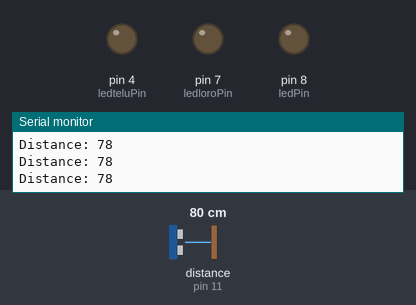
The sketch below on a simulated Arduino Uno, built with avr-gcc and run on an emulated ATmega328P. On the bench: output pins drawn as LEDs (lit = HIGH), the last lines printed to the serial monitor. Wiring (inferred from the names in the program): ultrasonic range finder: trigger pin 12; echo pin 11. The test bench sets the inputs (shaded band); at power-on: distance to the obstacle (sensor on pin 11) 80 cm. The echo pulse lasts 58.3 µs per cm; pins used as bus, display or sensor lines are not drawn.

Above: at 1.2 s.
1.3 s: distance to the obstacle (sensor on pin 11) set to 49 cm
2.8 s: distance to the obstacle (sensor on pin 11) set to 44 cm
At 3.3 s:
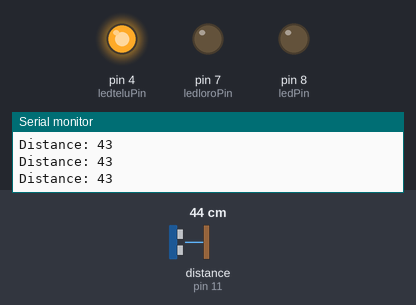
4.4 s: distance to the obstacle (sensor on pin 11) set to 34 cm
5.9 s: distance to the obstacle (sensor on pin 11) set to 29 cm
At 6.5 s:
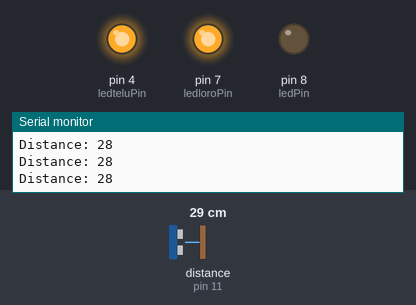
7.5 s: distance to the obstacle (sensor on pin 11) set to 18 cm
9.0 s: distance to the obstacle (sensor on pin 11) set to 15 cm
At 10.0 s:
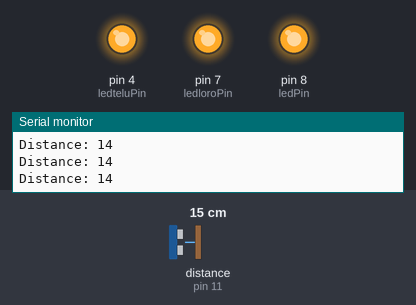
Timing chart, 0 to 11.6 s (numbered marks = the images above; inputs shaded):
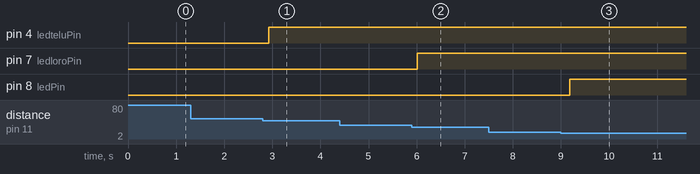

The sketch:

HC-SR04.ino
```cpp
// defines pins numbers
const int trigPin = 12;
const int echoPin = 11;
const int ledPin = 8;
const int ledloroPin = 7;
const int ledteluPin = 4;
// defines variables
long duration;
int distance;
void setup() {
pinMode(trigPin, OUTPUT); // Sets the trigPin as an Output
pinMode(echoPin, INPUT); // Sets the echoPin as an Input
pinMode(ledPin, OUTPUT);
pinMode(ledloroPin, OUTPUT);
pinMode(ledteluPin, OUTPUT);
Serial.begin(9600); // Starts the serial communication
}
void loop() {
// Clears the trigPin
digitalWrite(trigPin, LOW);
delayMicroseconds(2);
// Sets the trigPin on HIGH state for 10 micro seconds
digitalWrite(trigPin, HIGH);
delayMicroseconds(10);
digitalWrite(trigPin, LOW);
// Reads the echoPin, returns the sound wave travel time in microseconds
duration = pulseIn(echoPin, HIGH);
// Calculating the distance
distance= duration*0.034/2;
// Prints the distance on the Serial Monitor
Serial.print("Distance: ");
Serial.println(distance);
delay(100);

if (distance <= 15) {
  digitalWrite(ledPin, HIGH);
} else {
  digitalWrite(ledPin, LOW);
}

if (distance <= 30) {
  digitalWrite(ledloroPin, HIGH);
} else {
  digitalWrite(ledloroPin, LOW);
}


if (distance <= 45) {
  digitalWrite(ledteluPin, HIGH);
} else {
  digitalWrite(ledteluPin, LOW);
}
}
```

Measured:
- the behaviour switches between 47 and 46 cm on distance to the obstacle (sensor on pin 11) (found by bisection; images 0 and 1)
- the behaviour switches between 32 and 31 cm on distance to the obstacle (sensor on pin 11) (found by bisection; images 1 and 2)
- the behaviour switches between 17 and 16 cm on distance to the obstacle (sensor on pin 11) (found by bisection; images 2 and 3)
- after the input at 2.8 s, pin 4 (ledteluPin): LOW → HIGH after 0.12 s
- after the input at 5.9 s, pin 7 (ledloroPin): LOW → HIGH after 0.11 s
- after the input at 9.0 s, pin 8 (ledPin): LOW → HIGH after 0.18 s
